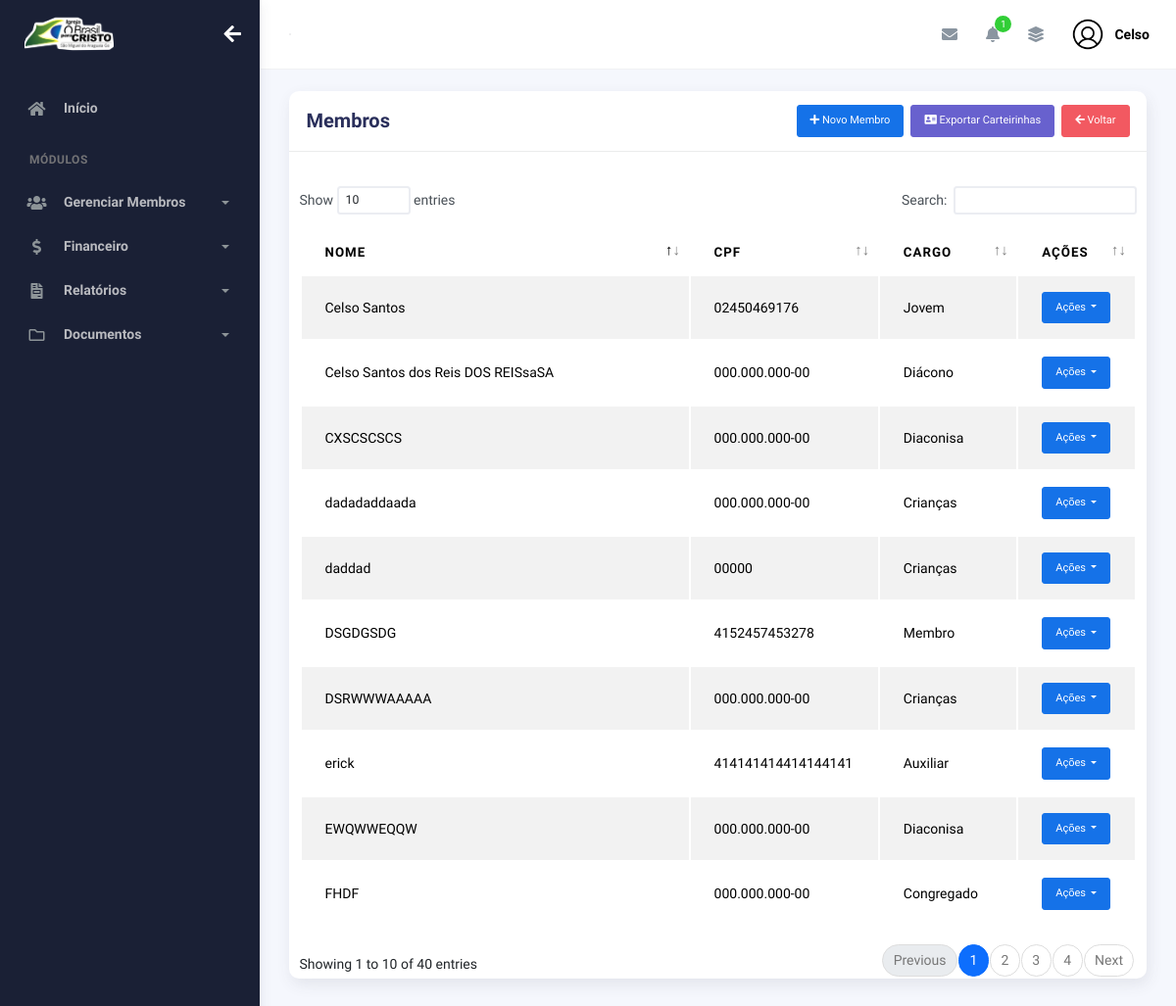
Page /index/membros/ (signed in) on the committed database.
### plataformaigreja/models.py (models this page shows, shortened)
class Membros(models.Model):
    choices_sexo = (('F', 'Feminino'),
                    ('M', 'Masculino'))
    choices_cargo = (('A', 'Auxiliar'),
                     ('C', 'Congregado'),
                     ('Cr', 'Crianças'),
                     ('Da', 'Diaconisa'),
                     ('D', 'Diácono'),
                     ('E', 'Evangelista'),
                     ('J', 'Jovem'),
                     ('Mb', 'Membro'),
                     ('Mi', 'Missionário(a)'),
                     ('Pr', 'Pastor'),
                     ('P', 'Presbítero'))
    nome = models.CharField(max_length=50)
    sexo = models.CharField(max_length=1, choices=choices_sexo)
    cpf = models.CharField(max_length=20, blank=True, null=True)
    email = models.EmailField(blank=True, null=True)
    telefone = models.CharField(max_length=19, blank=True, null=True)
    endereco = models.CharField(max_length=100, blank=True, null=True)
    foto = models.ImageField(upload_to="img_membros", null=True, blank=True)
    data_nascimento = models.DateField(null=True, blank=True)
    data_batismo = models.DateField(null=True, blank=True)
    cargo = models.CharField(max_length=2, choices=choices_cargo)
    pastor = models.ForeignKey(
        User,
        on_delete=models.CASCADE
    )
    nome_igreja = models.ForeignKey('igreja.Igreja', on_delete=models.CASCADE, null=True, blank=True)
    ativo = models.BooleanField(default=True)

### plataformaigreja/views.py (the view, shortened to what this page needs)
# urls.py: path('membros/', views.membros, name='membros'),
@login_required(login_url='/usuarios/login')
def membros(request):
    if request.method == "GET":
        membros = Membros.objects.filter(pastor=request.user, ativo=True)
        total_membros = membros.count()  # Conta os membros daquele pastor
        return render(request, 'membros.html', {
            'membros': membros,
            'total_membros': total_membros,
        })

### igreja/context_processors.py (called while the page is built)
def logo_igreja(request):
    if request.user.is_authenticated:
        igreja = Igreja.objects.filter(pastor=request.user).first()
        return {"logo_igreja": igreja.logo.url if igreja and igreja.logo else None}
    return {"logo_igreja": None}

### plataformaigreja/context_processors.py (called while the page is built)
def total_membros_context(request):
    if request.user.is_authenticated:
        total_membros = Membros.objects.filter(pastor=request.user, ativo=True).count()
    else:
        total_membros = 0
    return {
        'total_membros': total_membros
    }

def total_membros_transferidos(request):
    if request.user.is_authenticated:
        total_membros_transf = Membros.objects.filter(pastor=request.user, ativo=False).count()
    else:
        total_membros_transf = 0
    return {
        'total_membros_transf': total_membros_transf
    }

### plataformaigreja/templates/membros.html (shortened to what this page needs)
{% extends "bases/base_plataformaigreja.html" %}
{% load static %}
{% block 'conteudo' %}
<div class="row">
  <div class="col-md-12">
    <div class="card">
      <div class="card-header">
        <div class="d-flex align-items-center">
          <h4 class="card-title">Membros</h4>
          <button class="btn btn-primary ms-auto btn-sm" data-bs-toggle="modal"
            data-bs-target="#addRowModal"><i class="fa fa-plus"></i>
            Novo Membro
          </button>
          <a href="{% url 'selecionar_carteirinhas' %}" class="btn btn-secondary ms-2 btn-sm"><i class="fas fa-address-card"></i> Exportar Carteirinhas</a>
          <a href="{% url 'controle_membros' %}" class="btn btn-danger ms-2 btn-sm"><i class="fas fa-arrow-left"></i> Voltar</a>
        </div>
      </div>
      <div class="card-body">
      </div>
        <div class="table-responsive">
          <table id="add-row" class="display table table-striped table-hover">
            <thead>
              <tr>
                <th>Nome</th>
                <th>CPF</th>
                <th>CARGO</th>
                <th style="width: 10%">Ações</th>
              </tr>
            </thead>
            <tbody>
              {% for membro in membros %}
                <tr>
                  <td>{{membro.nome}}</td>
                  <td>{{membro.cpf | default:"000.000.000-00"}}</td>
                  <td>
                    {% if membro.cargo == "Mb" %}
                      Membro
                    {% elif membro.cargo == "A" %}
                      Auxiliar
                    {% elif membro.cargo == "C" %}
                      Congregado
                    {% elif membro.cargo == "Cr" %}
                      Crianças
                    {% elif membro.cargo == "Da" %}
                      Diaconisa
                    {% elif membro.cargo == "D" %}
                      Diácono
                    {% elif membro.cargo == "E" %}
                      Evangelista
                    {% elif membro.cargo == "J" %}
                      Jovem
                    {% elif membro.cargo == "Mi" %}
                      Missionário(a)
                    {% elif membro.cargo == "Pr" %}
                      Pastor
                    {% elif membro.cargo == "P" %}
                      Presbítero
                    {% endif %}
                  </td>
                  <td>
                    <button id="btnGroupDrop1" type="button" class="btn btn-primary btn-sm dropdown-toggle" data-bs-toggle="dropdown" aria-expanded="false">
                      Ações
                    </button>
                  </td>
                </tr>
              {% endfor %}
            </tbody>
          </table>
        </div>
      </div>
    </div>
  </div>
</div>
</div>
{% endblock %}

### templates/bases/base.html (shortened to what this page needs)
{% load static %}
<!DOCTYPE html>
<html lang="pt-BR">
  <head>
    <link href="{% static 'geral/assets/css/bootstrap.min.css' %}" rel="stylesheet">
    <link href="{% static 'geral/assets/css/plugins.min.css' %}" rel="stylesheet">
    <link href="{% static 'geral/assets/css/kaiadmin.min.css' %}" rel="stylesheet">
    <link href="{% static 'geral/assets/css/demo.css' %}" rel="stylesheet">
  </head>
  <body>
    <div class="wrapper">
      {% if user.is_authenticated %}
        <div class="sidebar" data-background-color="dark">
          <div class="sidebar-logo">
            <div class="logo-header" data-background-color="dark">
              <a href="{% url 'dashboard_igreja' %}" class="logo">
              {% if logo_igreja %}
                  <img src="{{ logo_igreja }}" alt="Logo da Igreja" class="navbar-brand" height="50"/>
              {% else %}
                  <p>Nenhuma logo cadastrada.</p>
              {% endif %}
              </a>
              <div class="nav-toggle">
                <button class="btn btn-toggle toggle-sidebar">
                  <i class="fas fa-arrow-left"></i>
                </button>
              </div>
            </div>
          </div>
          <div class="sidebar-wrapper scrollbar scrollbar-inner">
            <div class="sidebar-content">
              <ul class="nav nav-secondary">
                <li class="nav-item">
                  <a
                    href="{% url 'dashboard_igreja' %}"
                    aria-expanded="false"
                  >
                    <i class="fas fa-home"></i>
                    <p>Início</p>
                  </a>
                </li>
                <li class="nav-section">
                  <h4 class="text-section">Módulos</h4>
                </li>
                <li class="nav-item">
                  <a data-bs-toggle="collapse" href="#base">
                    <i class="fas fa-users"></i>
                    <p>Gerenciar Membros</p>
                    <span class="caret"></span>
                  </a>
                </li>
                <li class="nav-item">
                  <a data-bs-toggle="collapse" href="#sidebarLayouts">
                    <i class="fas fa-dollar-sign"></i>
                    <p>Financeiro</p>
                    <span class="caret"></span>
                  </a>
                </li>
                <li class="nav-item">
                  <a data-bs-toggle="collapse" href="#sidebarRelatorios">
                    <i class="fas fa-file-invoice"></i>
                    <p>Relatórios</p>
                    <span class="caret"></span>
                  </a>
                </li>
                <li class="nav-item">
                  <a data-bs-toggle="collapse" href="#sidebarDocumentos">
                    <i class="far fa-folder"></i>
                    <p>Documentos</p>
                    <span class="caret"></span>
                  </a>
                </li>
              </ul>
            </div>
          </div>
        </div>
        <div class="main-panel">
          <div class="main-header">
            <nav
              class="navbar navbar-header navbar-header-transparent navbar-expand-lg border-bottom"
            >
              <div class="container-fluid">
                <nav
                  class="navbar navbar-header-left navbar-expand-lg navbar-form nav-search p-0 d-none d-lg-flex"
                >
                  <div class="input-group">
                </nav>
                <ul class="navbar-nav topbar-nav ms-md-auto align-items-center">
                  <li class="nav-item topbar-icon dropdown hidden-caret">
                    <a
                      class="nav-link dropdown-toggle"
                      href="#"
                      id="messageDropdown"
                      role="button"
                      data-bs-toggle="dropdown"
                      aria-haspopup="true"
                      aria-expanded="false"
                    >
                      <i class="fa fa-envelope"></i>
                    </a>
                  </li>
                  <li class="nav-item topbar-icon dropdown hidden-caret">
                    <a
                      class="nav-link dropdown-toggle"
                      href="#"
                      id="notifDropdown"
                      role="button"
                      data-bs-toggle="dropdown"
                      aria-haspopup="true"
                      aria-expanded="false"
                    >
                      <i class="fa fa-bell"></i>
                      <span class="notification">1</span>
                    </a>
                  </li>
                  <li class="nav-item topbar-icon dropdown hidden-caret">
                    <a
                      class="nav-link"
                      data-bs-toggle="dropdown"
                      href="#"
                      aria-expanded="false"
                    >
                      <i class="fas fa-layer-group"></i>
                    </a>
                  </li>
                  <li class="nav-item topbar-user dropdown hidden-caret">
                    <a
                      class="dropdown-toggle profile-pic"
                      data-bs-toggle="dropdown"
                      href="#"
                      aria-expanded="false"
                    >
                      <div class="avatar-sm">
                        <img
                          src="{% static 'geral/assets/img/profile.png'%}"
                          alt="..."
                          class="avatar-img rounded-circle"
                        />
                      </div>
                      <span class="profile-username">
                        <span class="fw-bold">{{ user.first_name }}</span>
                      </span>
                    </a>
                  </li>
                </ul>
              </div>
            </nav>
          </div>
          <div class="container">
            <div class="page-inner">
            {% block 'conteudo' %}
            {% endblock %}
            </div>
          </div>
    {% endif %}
  </body>
</html>

### rows in the picture
Membros: nome "Celso Santos", cpf "02450469176", cargo "Jovem"
Membros: nome "dadadaddaada", cpf "000.000.000-00", cargo "Crianças"
Membros: nome "DSGDGSDG", cpf "4152457453278", cargo "Membro"
Membros: nome "EWQWWEQQW", cpf "000.000.000-00", cargo "Diaconisa"
Membros: nome "DSRWWWAAAAA", cpf "000.000.000-00", cargo "Crianças"
Membros: nome "FHDF", cpf "000.000.000-00", cargo "Congregado"
Membros: nome "CXSCSCSCS", cpf "000.000.000-00", cargo "Diaconisa"
Membros: nome "daddad", cpf "00000", cargo "Crianças"
Membros: nome "erick", cpf "414141414414144141", cargo "Auxiliar"
Membros: nome "Celso Santos dos Reis DOS REISsaSA", cpf "000.000.000-00", cargo "Diácono"

### other values in the picture
{{ user.first_name }} "Celso"
